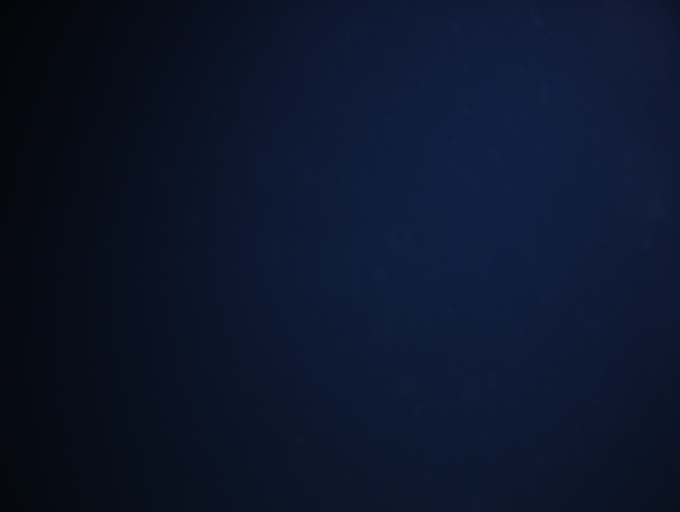
#> input picture simulationClean/images close to transponder/Left/tokt1_L_1.jpg, 1360 x 1024 px, found by its file name (shown at 1/2 size); the run also reads 1 picture not shown here
$ python points3Dmaker.py   (Python 2 division)   (older library calls are emulated)
#> lines starting #> are read from the running program, lines starting #| are printed output that depends on the picture; pictures that were not available may be replaced by others from this repository, and a replacement may not be noted
### production/disparityMapCalc.py
# python disparityMapCalc.py


import cv2
import numpy as np
from colorMethods import claheAdjustImages

def loadCameraParameters():
    # left
    fxL = 2222.72426
    fyL = 2190.48031

    k1L =  0.27724
    k2L = 0.28163
    k3L = -0.06867
    k4L = 0.00358
    k5L = 0.00000

    cxL = 681.42537
    cyL = -22.08306

    skewL=0

    p1L=0
    p2L=0
    p3L=0
    p4L=0

    # right
    fxR = 2226.10095
    fyR = 2195.17250


    k1R =  0.29407
    k2R = 0.29892
    k3R = 0-0.08315
    k4R = -0.01218
    k5R = 0.00000

    cxR = 637.64260
    cyR = -33.60849


    skewR=0

    p1R=0
    p2R=0
    p3R=0
    p4R=0

    # x0 and y0 is zero
    x0=0
    y0=0

    intrinsic_matrixL = np.matrix([[fxL, skewL , x0], [0, fyL, y0], [0, 0, 1]])
    intrinsic_matrixR = np.matrix([[fxR, skewR , x0], [0, fyR, y0], [0, 0, 1]])

    distCoeffL = np.matrix([k1L, k2L, p1L, p2L, k3L])
    distCoeffR = np.matrix([k1R, k2R, p1R, p2R, k3R])


    return [intrinsic_matrixL, intrinsic_matrixR, distCoeffL, distCoeffR]

def UndistortImage(image, intrinsic_matrix, distCoeff):
    # 1 Undistort the Image
    undistorted_image = cv2.undistort(image, intrinsic_matrix, distCoeff, None)

    # 2 return the undistorted image
    #undistorted_imgList.append(undistorted_img)
    return undistorted_image

# [129 lines left out: functions getDisparity, main, not called in this run]

# [2 lines that do not run on import are left out]

### production/points3Dmaker.py
import cv2
import numpy as np
from matplotlib import pyplot as plt
import processesBWdisparityIMG as find
import disparityMapCalc as disp

# [89 lines left out: functions checkEpipolarLines, drawlines, not called in this run]


##################Point Cloud CODE################################

# this ones is color point cloud
ply_header = '''ply
format ascii 1.0
element vertex %(vert_num)d
property float x
property float y
property float z
property uchar red
property uchar green
property uchar blue
end_header
'''

ply_header = (
'''ply
format ascii 1.0
element vertex {vertex_count}
property float x
property float y
property float z
property uchar red
property uchar green
property uchar blue
end_header
''')

# this ones is for gray scale point cloud
ply_headerColor = '''ply
format ascii 1.0
element vertex %(vert_num)d
property float x
property float y
property float z
end_header
'''

# this method is for gray scale point cloud. I just want to have the positions of points in 3d
# [103 lines left out: function point_cloud, not called in this run]

    #return result # ply_string

def getDisparity(gray_left, gray_right, method="BM"):

    print gray_left.shape
    c, r = gray_left.shape
    if method == "BM":
        sbm = cv2.cv.CreateStereoBMState()
        disparity = cv2.cv.CreateMat(c, r, cv2.cv.CV_32F)
        sbm.SADWindowSize = 7 #9
        sbm.preFilterType = 1 #1
        sbm.preFilterSize = 5 #5
        sbm.preFilterCap = 21 #61
        sbm.minDisparity = -251 #-39
        sbm.numberOfDisparities =  16*15 #112 # higher the number the less disparities it will find
        sbm.textureThreshold = 600 #507
        sbm.uniquenessRatio = 2 #0
        sbm.speckleRange = 100 #8
        sbm.speckleWindowSize = 10  #0 # decides how many pixels must be close to each other for the algorithm to keep them

        gray_left = cv2.cv.fromarray(gray_left)
        gray_right = cv2.cv.fromarray(gray_right)

        cv2.cv.FindStereoCorrespondenceBM(gray_left, gray_right, disparity, sbm)
        disparity_visual = cv2.cv.CreateMat(c, r, cv2.cv.CV_8U)
        cv2.cv.Normalize(disparity, disparity_visual, 0, 255, cv2.cv.CV_MINMAX)
        disparity_visual = np.array(disparity_visual)

    elif method == "SGBM":
        sbm = cv2.StereoSGBM()
        sbm.SADWindowSize = 9 #9
        sbm.numberOfDisparities = 96
        sbm.preFilterCap = 63 #63
        sbm.minDisparity = -21 #-21
        sbm.uniquenessRatio = 7
        sbm.speckleWindowSize = 0
        sbm.speckleRange = 8
        sbm.disp12MaxDiff = 1
        sbm.fullDP = False


        disparity = sbm.compute(gray_left, gray_right)
        disparity_visual = cv2.normalize(disparity, alpha=0, beta=255, norm_type=cv2.cv.CV_MINMAX, dtype=cv2.cv.CV_8U)

    return disparity_visual

def disparityCalc(img1, img2, intrinsic_matrixL, intrinsic_matrixR, distCoeffL, distCoeffR):
    # [15 lines of commented-out code are left out]
    undistorted_image_L = disp.UndistortImage(img1, intrinsic_matrixL, distCoeffL)

    # Secondly undistort images taken with right camera
    #print('Undistort the right images')
    undistorted_image_R = disp.UndistortImage(img2, intrinsic_matrixR, distCoeffR)


     # make undistort images grayscale
    undistorted_image_L = cv2.cvtColor(undistorted_image_L, cv2.COLOR_BGR2GRAY)
    undistorted_image_R = cv2.cvtColor(undistorted_image_R, cv2.COLOR_BGR2GRAY)

    # TODO: check if the undistortion is accaptable
    # checkEpipolarLines from: http://opencv-python-tutroals.readthedocs.org/en/latest/py_tutorials/py_calib3d/py_epipolar_geometry/py_epipolar_geometry.html
    #checkEpipolarLines(undistorted_image_L, undistorted_image_R) #--> disparity_visual does not work get data type error

    # --> calculate disparity images
    disparity_visual = getDisparity(gray_left=undistorted_image_L, gray_right=undistorted_image_R, method="BM")  #method="BM")

    return disparity_visual

# [108 lines left out: functions disparityDisctance, update_disparity_map, threeDPointsFromDisparity, not called in this run]

def mainProcess():

    filenameDisp = r"savedImages\tokt1_Depth_map_1.jpg"
    #dispIMG = cv2.imread(filenameDisp, cv2.CV_LOAD_IMAGE_GRAYSCALE)

    filenameLeft = r"savedImages\tokt1_L_1.jpg"
    filenameRight = r"savedImages\tokt1_R_1.jpg"

    IMG_L = cv2.imread(filenameLeft)  #.astype(np.float32)/16.0
#> IMG_L is the input picture: shape (1024, 1360, 3); mean B, G, R 44, 21.9, 12.2
    IMG_R = cv2.imread(filenameRight)  #.astype(np.float32)/16.0

     # load calibration parameters
    [intrinsic_matrixL, intrinsic_matrixR, distCoeffL, distCoeffR] = disp.loadCameraParameters()

    dispIMG = disparityCalc(IMG_L, IMG_R, intrinsic_matrixL, intrinsic_matrixR, distCoeffL, distCoeffR)   #.astype(np.float32)/16.0
#> in UndistortImage, `undistorted_image = cv2.undistort(image, intrinsic_matrix, distCoeff, ..`:
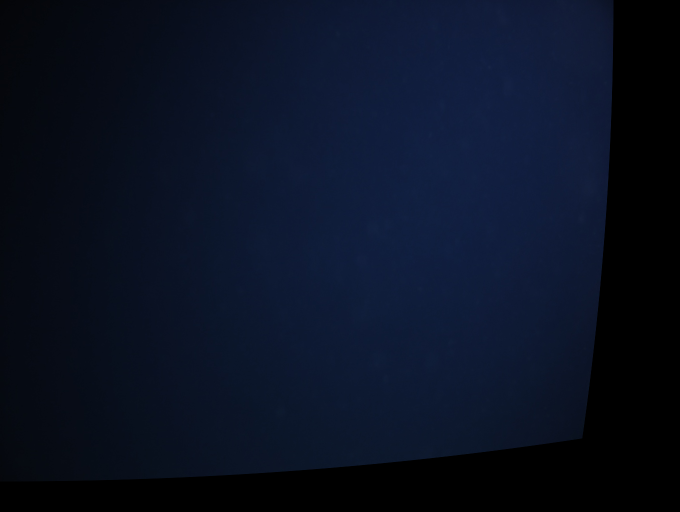
#> undistorted_image: shape (1024, 1360, 3) (shown at 1/2 size); mean B, G, R 34.7, 17.3, 9.6
#> in UndistortImage (call 2), `undistorted_image = cv2.undistort(image, intrinsic_matrix, distCoeff, ..`:
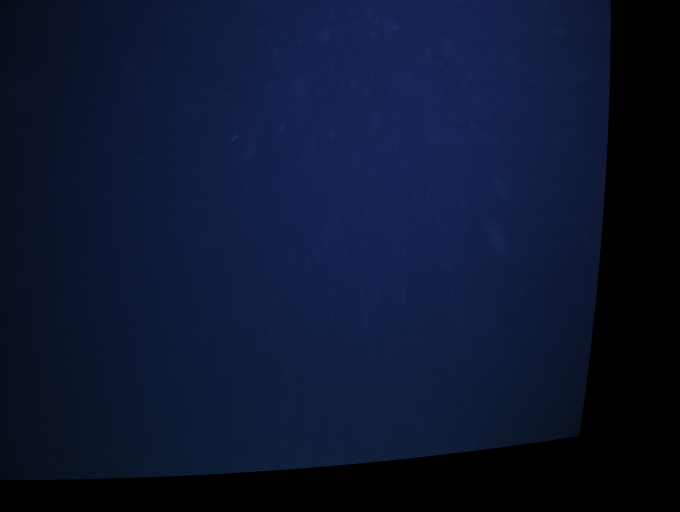
#> undistorted_image: shape (1024, 1360, 3) (shown at 1/2 size); mean B, G, R 48.1, 22.1, 12.4
#> in disparityCalc, `undistorted_image_L = cv2.cvtColor(undistorted_image_L, cv2.COLOR_BGR2..`:
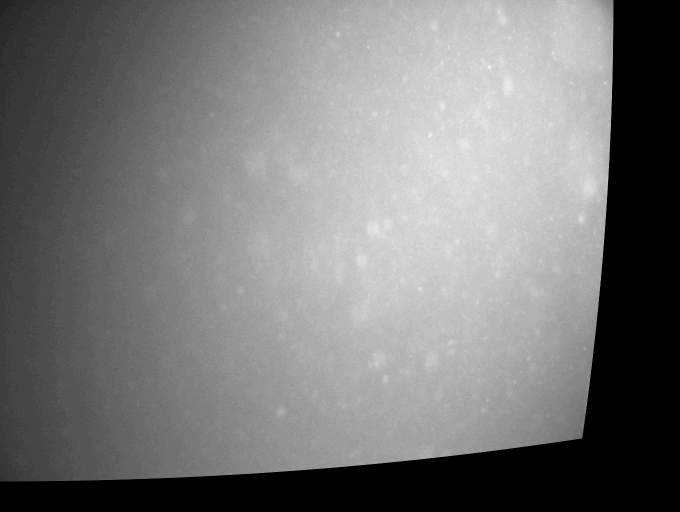
#> undistorted_image_L: shape (1024, 1360) (shown at 1/2 size); min 0, max 36, mean 17; drawn with min black and max white
#> in disparityCalc, `undistorted_image_R = cv2.cvtColor(undistorted_image_R, cv2.COLOR_BGR2..`:
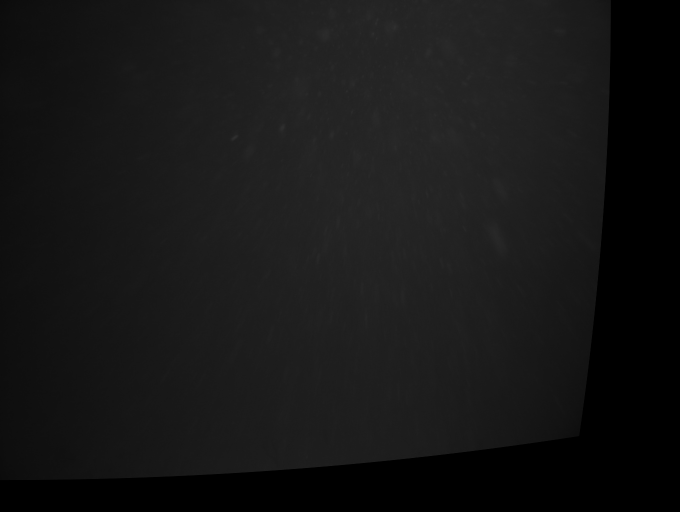
#> undistorted_image_R: shape (1024, 1360) (shown at 1/2 size); min 0, max 48, mean 22.1
#| (1024, 1360)

    #b:= base offset, (the distance *between* your cameras)
    base_offset = 30.5

    #f:= focal length of camera,
    fx = 2222
    focal_length = (fx*35)/1360
    #Distance_map = (base_offset*focal_length)/disparity_visual

    colorIMG = IMG_L
    dispIMG = np.float32(dispIMG) # convert to correct datatype to create pointcloud
    colorIMG = np.float32(colorIMG)
    point_cloud(dispIMG, colorIMG, focal_length)

    #
    #points3D = reconstructScene(disparityMap, stereoParams);


    #3D point --> M = D * inv(K) * [u; v; 1],
    #where (u, v) are the image coordinates of the point.

    #D = disparityDisctance(dispIMG, focal_length, base_offset) # calculate the Depth D


    ################The 3D points are being calculated as follows:##############

    #cv::Mat XYZ(disparity8U.size(),CV_32FC3);
    #reprojectImageTo3D(disparity8U, XYZ, Q, false, CV_32F);


    # Convert to meters and create a pointCloud object
    #points3D = points3D ./ 1000;
    #ptCloud = pointCloud(points3D, 'Color', frameLeftRect);

    # Create a streaming point cloud viewer
    #player3D = pcplayer([-3, 3], [-3, 3], [0, 8], 'VerticalAxis', 'y', 'VerticalAxisDir', 'down');

    # Visualize the point cloud
    #view(player3D, ptCloud);


if __name__ == '__main__':
#> (the run stopped early here; a loop or call above may not have finished)
